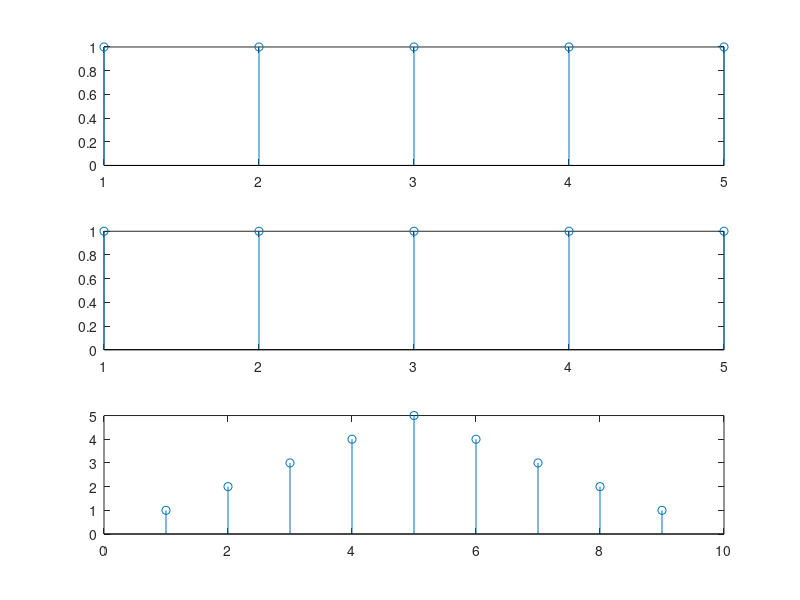

MATLAB code to generate this figure:
clear all
clc
L=input('Panjanggelombang(>=10) : ');
P=input('Lebarpulsa (lebihkecildari L): ');
for n=1:L
    if n<=P
        x(n)=1;
    else
        x(n)=0;
    end
end
t=1:L;
subplot(3,1,1)
stem(t,x)

for n=1:L
    if n<=P
        v(n)=1;
    else
        v(n)=0;
    end
end
t=1:L; 
subplot(3,1,2)
stem(t,v) 

subplot(3,1,3)
stem(conv(x,v))

